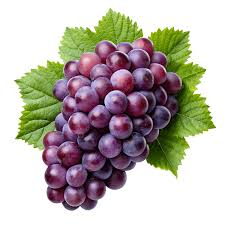
#> input picture data/image/anggur.png, 225 x 225 px, found by its file name
$ python arithmetic.py
#> lines starting #> are read from the running program, lines starting #| are printed output that depends on the picture
import cv2
import matplotlib.pyplot as plt
import numpy as np

# Path citra
image1_path = "data/image/anggur.png"
image2_path = "data/image/jeruk.png"

# Baca citra grayscale
image1 = cv2.imread(image1_path, cv2.IMREAD_GRAYSCALE)
#> image1: shape (225, 225); min 0, max 255, mean 178.3
image2 = cv2.imread(image2_path, cv2.IMREAD_GRAYSCALE)
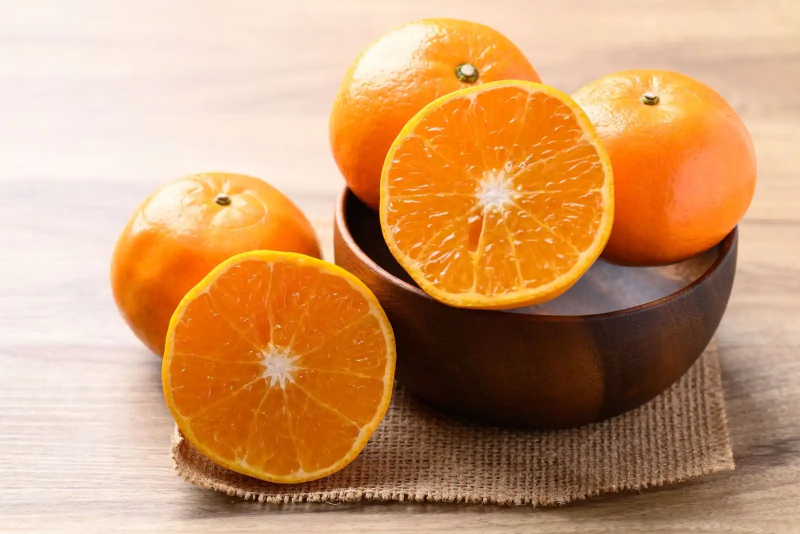
#> input picture data/image/jeruk.png, 1600 x 1068 px, found by its file name (shown at 1/2 size)
#> image2: shape (1068, 1600); min 3, max 251, mean 162.9

# Resize citra kedua agar sama dengan citra pertama
image2 = cv2.resize(image2, (image1.shape[1], image1.shape[0]))
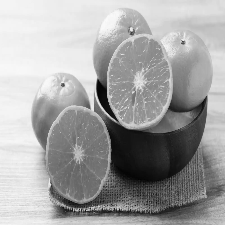
#> image2: shape (225, 225); min 3, max 250, mean 162.7

# Operasi aritmatika & logika
addition_result = cv2.add(image1, image2)
subtraction_result = cv2.subtract(image1, image2)
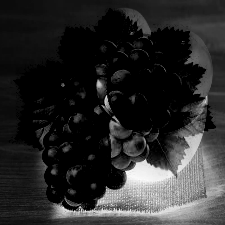
#> subtraction_result: shape (225, 225); min 0, max 252, mean 41.7
multiplication_result = cv2.multiply(image1, image2)

with np.errstate(divide="ignore", invalid="ignore"):
    division_result = cv2.divide(image1.astype("float"), image2.astype("float"))
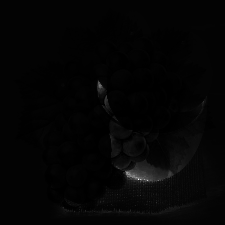
#> division_result: shape (225, 225) float64; min 0, max 85, mean 1.6; drawn with min black and max white
    division_result = np.nan_to_num(division_result).astype("uint8")

or_result = cv2.bitwise_or(image1, image2)
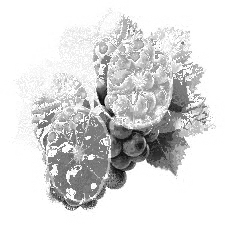
#> or_result: shape (225, 225); min 5, max 255, mean 217.7
and_result = cv2.bitwise_and(image1, image2)
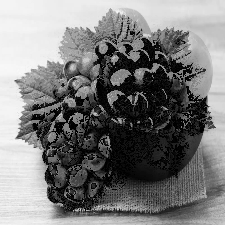
#> and_result: shape (225, 225); min 0, max 248, mean 123.3
xor_result = cv2.bitwise_xor(image1, image2)
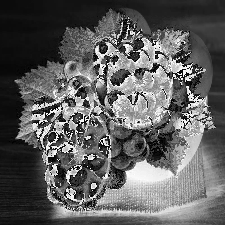
#> xor_result: shape (225, 225); min 0, max 255, mean 94.4

# ==== VISUALISASI ====
plt.figure(figsize=(8, 5))  # lebih pendek

titles = [
    "Citra 1",
    "Citra 2",
    "Penjumlahan",
    "Pengurangan",
    "Perkalian",
    "Pembagian",
    "OR",
    "AND",
    "XOR",
]

images = [
    image1,
    image2,
    addition_result,
    subtraction_result,
    multiplication_result,
    division_result,
    or_result,
    and_result,
    xor_result,
]

# Tampilkan 9 gambar dalam grid 3x3
for i in range(9):
    plt.subplot(3, 3, i + 1)
    plt.title(titles[i], fontsize=9)
    plt.imshow(images[i], cmap="gray", vmin=0, vmax=255)
    plt.axis("off")

# Atur jarak biar rapat
plt.subplots_adjust(wspace=0.1, hspace=0.25)

plt.show()
